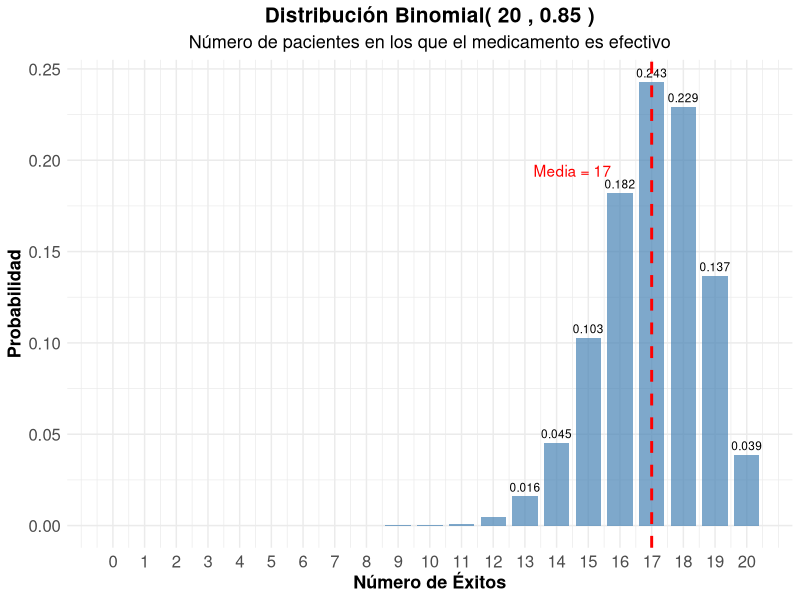
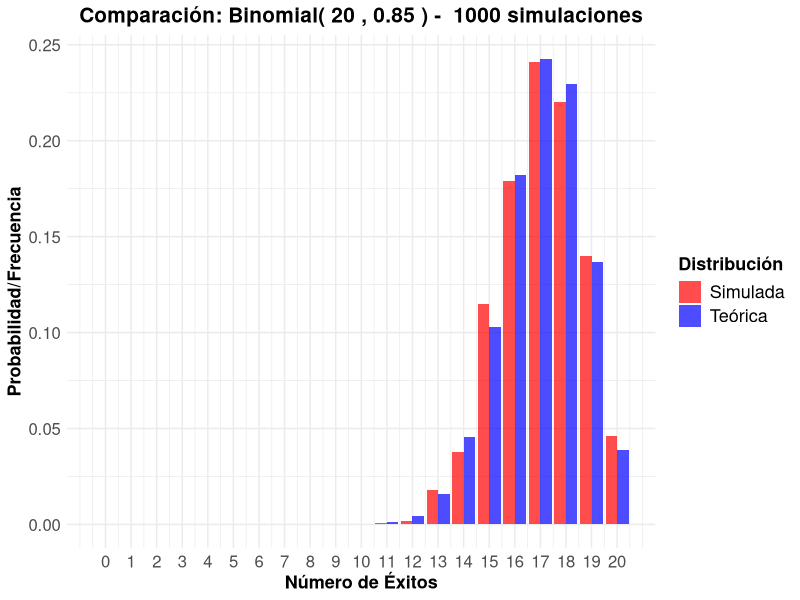
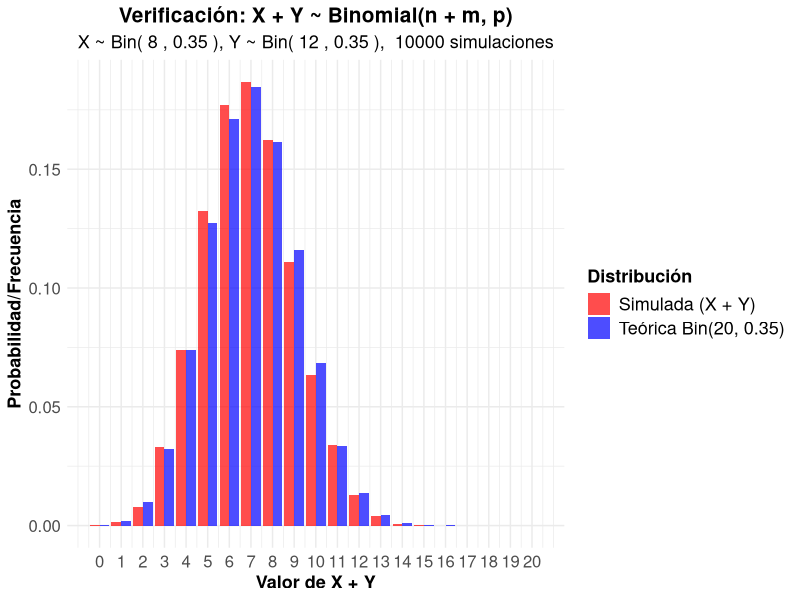
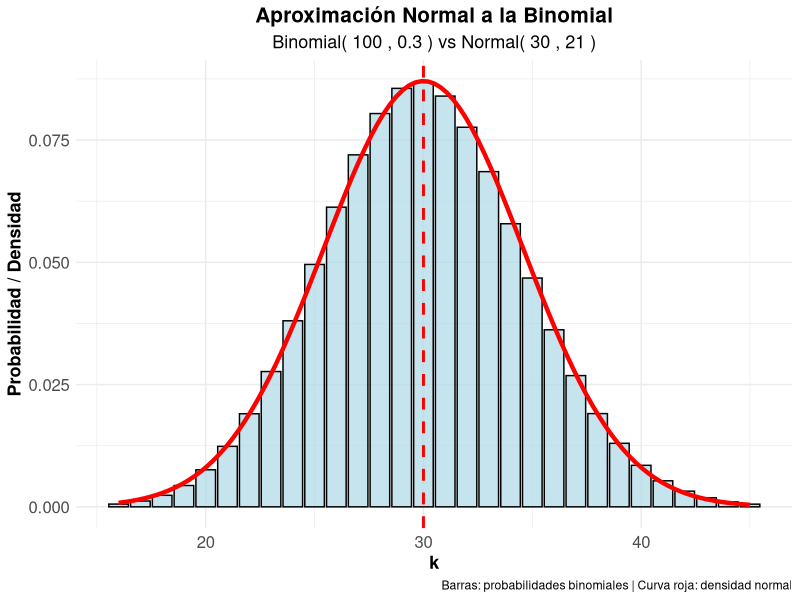
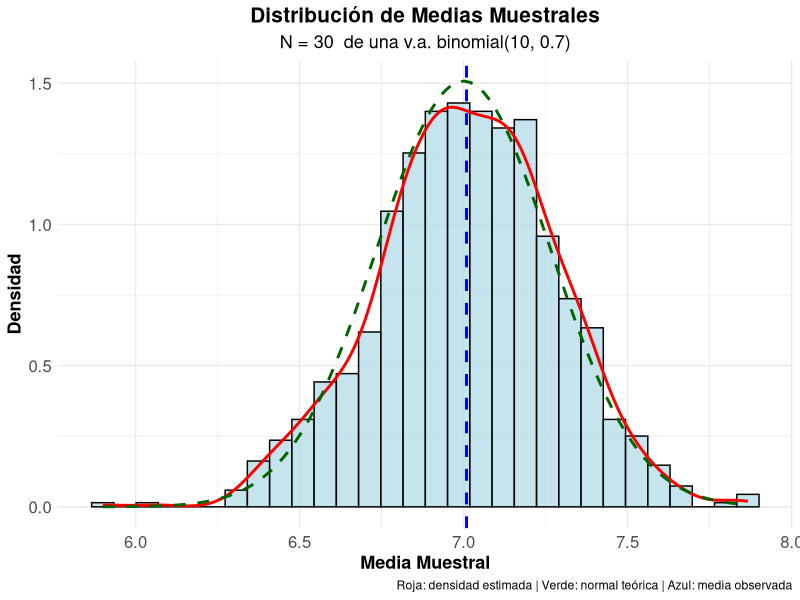
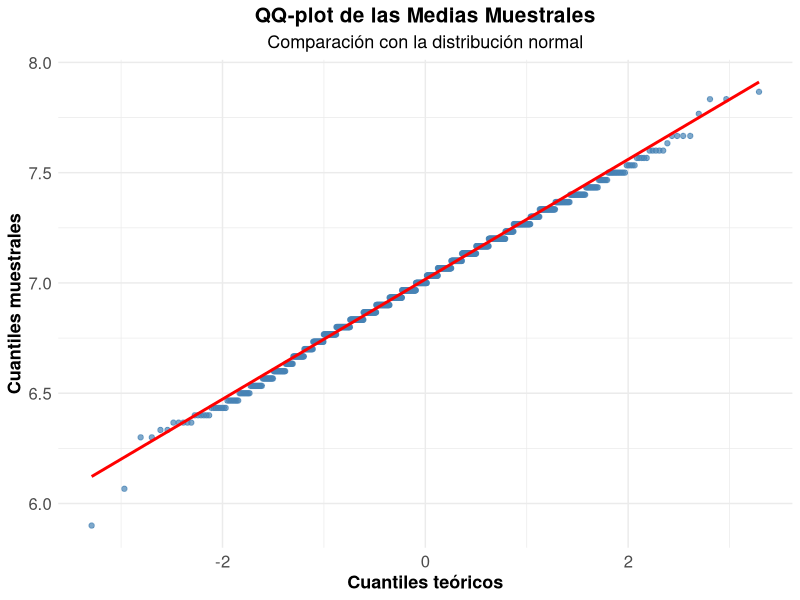

Generate these figures, in order, with R:
## ---- chunk 1
#| label: setup
#| include: false
library(tidyverse)
library(kableExtra)
library(gridExtra)

# Tema de las gráficas (el mismo de las notas de clase)
tema_clase <- theme_minimal() +
  theme(
    legend.title = element_text(size=13, face="bold"),
    legend.text = element_text(size=13),
    plot.title = element_text(size=15, face="bold", hjust = 0.5),
    plot.subtitle = element_text(size=13, hjust = 0.5),
    axis.text.x=element_text(size=12),
    axis.text.y=element_text(size=12),
    axis.title.x = element_text(face="bold", size=13),
    axis.title.y = element_text(face="bold", size=13)
  )
## ---- chunk 2
#| label: ejercicio-medicamento-pmf
#| code-fold: true
#| fig-align: center

# Parámetros
n_med <- 20
p_med <- 0.85

# Probabilidades
k_med <- 0:n_med
prob_med <- dbinom(k_med, n_med, p_med)

med_data <- data.frame(
  k = k_med,
  Probabilidad = prob_med
)

# Parámetros estadísticos (se usan también en la gráfica)
media_med <- n_med * p_med

ggplot(med_data, aes(x = k, y = Probabilidad)) +
  geom_col(fill = "steelblue", alpha = 0.7, width = 0.8) +
  geom_text(data = med_data[med_data$Probabilidad > 0.005, ],
            aes(label = round(Probabilidad, 3)), vjust = -0.5, size = 3) +
  geom_vline(xintercept = media_med, color = "red", linetype = "dashed", linewidth = 1) +
  annotate("text", x = media_med - 2.5, y = max(prob_med) * 0.8,
           label = paste("Media =", media_med), color = "red") +
  scale_x_continuous(breaks = k_med) +
  labs(title = paste("Distribución Binomial(", n_med, ",", p_med, ")"),
       subtitle = "Número de pacientes en los que el medicamento es efectivo",
       x = "Número de Éxitos",
       y = "Probabilidad") +
  tema_clase
## ---- chunk 3
#| label: ejercicio-medicamento-parametros
#| code-fold: true

media_teo_med <- n_med * p_med
var_teo_med <- n_med * p_med * (1 - p_med)
desv_teo_med <- sqrt(var_teo_med)

cat("Parámetros estadísticos teóricos:\n")
cat("Esperanza:", media_teo_med, "\n")
cat("Varianza:", var_teo_med, "\n")
cat("Desviación estándar:", round(desv_teo_med, 4), "\n")
## ---- chunk 4
#| label: ejercicio-medicamento-simulacion
#| code-fold: true

n_sim_med <- 1000

# Generar datos
set.seed(2026)
datos_med <- rbinom(n_sim_med, n_med, p_med)

# Estadísticas observadas
media_obs_med <- mean(datos_med)
var_obs_med <- var(datos_med)
desv_obs_med <- sd(datos_med)

# Tabla comparativa de parámetros
comparacion_med <- data.frame(
  Estadística = c("Esperanza", "Varianza", "Desv. Estándar"),
  Teórico = c(media_teo_med, var_teo_med, desv_teo_med),
  Observado = c(media_obs_med, var_obs_med, desv_obs_med)
)
comparacion_med$`Error %` <- abs(comparacion_med$Observado - comparacion_med$Teórico) /
  comparacion_med$Teórico * 100

kable(comparacion_med,
      caption = "Comparación de parámetros: valores teóricos vs simulación (1000 experimentos)",
      digits = 4) %>%
  kable_styling(bootstrap_options = "striped")

# Comparar distribuciones (se fuerzan todos los valores de 0 a n)
freq_obs_med <- table(factor(datos_med, levels = 0:n_med)) / n_sim_med

dist_med <- data.frame(
  k = 0:n_med,
  Freq_Observada = as.numeric(freq_obs_med),
  Prob_Teorica = dbinom(0:n_med, n_med, p_med)
)

# Mostrar solo valores con probabilidad relevante
kable(dist_med[dist_med$Prob_Teorica > 0.001, ],
      caption = "Frecuencias observadas vs probabilidades teóricas",
      digits = 4,
      col.names = c("k", "Freq. Observada", "Prob. Teórica"),
      row.names = FALSE) %>%
  kable_styling(bootstrap_options = "striped")
## ---- chunk 5
#| label: ejercicio-medicamento-grafico
#| code-fold: true
#| fig-align: center

dist_med_largo <- dist_med %>%
  pivot_longer(cols = c(Freq_Observada, Prob_Teorica),
               names_to = "Tipo",
               values_to = "Probabilidad") %>%
  mutate(Tipo = case_when(
    Tipo == "Freq_Observada" ~ "Simulada",
    Tipo == "Prob_Teorica" ~ "Teórica"
  ))

ggplot(dist_med_largo, aes(x = k, y = Probabilidad, fill = Tipo)) +
  geom_col(position = "dodge", alpha = 0.7) +
  scale_fill_manual(values = c("Teórica" = "blue", "Simulada" = "red")) +
  scale_x_continuous(breaks = 0:n_med) +
  labs(title = paste("Comparación: Binomial(", n_med, ",", p_med, ") - ", n_sim_med, "simulaciones"),
       x = "Número de Éxitos",
       y = "Probabilidad/Frecuencia",
       fill = "Distribución") +
  tema_clase
## ---- chunk 6
#| label: ejercicio-teorema-simulacion
#| code-fold: true

# Parámetros
n_x <- 8
m_y <- 12
p_suma <- 0.35
n_sim_suma <- 10000

# Simulación de X y Y independientes
set.seed(123)
X <- rbinom(n_sim_suma, n_x, p_suma)
Y <- rbinom(n_sim_suma, m_y, p_suma)
Z <- X + Y

# Valores teóricos de Binomial(n + m, p)
media_teo_suma <- (n_x + m_y) * p_suma
var_teo_suma <- (n_x + m_y) * p_suma * (1 - p_suma)

cat("Distribución teórica de X + Y: Binomial(", n_x + m_y, ",", p_suma, ")\n")
cat("Media teórica:", media_teo_suma, "| Media observada:", round(mean(Z), 4), "\n")
cat("Varianza teórica:", var_teo_suma, "| Varianza observada:", round(var(Z), 4), "\n")
## ---- chunk 7
#| label: ejercicio-teorema-tabla
#| code-fold: true

k_suma <- 0:(n_x + m_y)

freq_obs_suma <- table(factor(Z, levels = k_suma)) / n_sim_suma

comparacion_suma <- data.frame(
  k = k_suma,
  Freq_Observada = as.numeric(freq_obs_suma),
  Prob_Teorica = dbinom(k_suma, n_x + m_y, p_suma)
)

kable(comparacion_suma[comparacion_suma$Prob_Teorica > 0.001, ],
      caption = "Frecuencias de X + Y vs probabilidades de la Binomial(20, 0.35)",
      digits = 4,
      col.names = c("k", "Freq. Observada", "Prob. Teórica"),
      row.names = FALSE) %>%
  kable_styling(bootstrap_options = "striped")

cat("Máxima diferencia absoluta entre frecuencia y probabilidad:",
    round(max(abs(comparacion_suma$Freq_Observada - comparacion_suma$Prob_Teorica)), 4), "\n")

# Prueba de bondad de ajuste chi-cuadrado (con p-valor simulado)
prueba_suma <- chisq.test(x = as.numeric(table(factor(Z, levels = k_suma))),
                          p = comparacion_suma$Prob_Teorica,
                          rescale.p = TRUE,
                          simulate.p.value = TRUE, B = 5000)
cat("Prueba chi-cuadrado de bondad de ajuste, p-valor:", round(prueba_suma$p.value, 4), "\n")
## ---- chunk 8
#| label: ejercicio-teorema-grafico
#| code-fold: true
#| fig-align: center

comp_suma_larga <- comparacion_suma %>%
  pivot_longer(cols = c(Freq_Observada, Prob_Teorica),
               names_to = "Tipo",
               values_to = "Probabilidad") %>%
  mutate(Tipo = case_when(
    Tipo == "Freq_Observada" ~ "Simulada (X + Y)",
    Tipo == "Prob_Teorica" ~ "Teórica Bin(20, 0.35)"
  ))

ggplot(comp_suma_larga, aes(x = k, y = Probabilidad, fill = Tipo)) +
  geom_col(position = "dodge", alpha = 0.7) +
  scale_fill_manual(values = c("Teórica Bin(20, 0.35)" = "blue", "Simulada (X + Y)" = "red")) +
  scale_x_continuous(breaks = k_suma) +
  labs(title = "Verificación: X + Y ~ Binomial(n + m, p)",
       subtitle = paste("X ~ Bin(", n_x, ",", p_suma, "), Y ~ Bin(", m_y, ",", p_suma, "), ",
                        n_sim_suma, "simulaciones"),
       x = "Valor de X + Y",
       y = "Probabilidad/Frecuencia",
       fill = "Distribución") +
  tema_clase
## ---- chunk 9
#| label: ejercicio-aprox-condiciones
#| code-fold: true

n_ap <- 100
p_ap <- 0.3

condicion1_ap <- n_ap * p_ap >= 5
condicion2_ap <- n_ap * (1 - p_ap) >= 5

cat("Condiciones para aproximación normal:\n")
cat("np =", n_ap * p_ap, "≥ 5:", condicion1_ap, "\n")
cat("n(1-p) =", n_ap * (1 - p_ap), "≥ 5:", condicion2_ap, "\n")

media_ap <- n_ap * p_ap
var_ap <- n_ap * p_ap * (1 - p_ap)
sd_ap <- sqrt(var_ap)

cat("\nAproximación: Binomial(100, 0.3) ≈ Normal(", media_ap, ",", var_ap, ")\n")
## ---- chunk 10
#| label: ejercicio-aprox-comparacion
#| code-fold: true

# Probabilidades puntuales: exactas vs aproximadas (con corrección de continuidad)
k_ap <- 0:n_ap
prob_exacta_ap <- dbinom(k_ap, n_ap, p_ap)
prob_aprox_ap <- pnorm(k_ap + 0.5, media_ap, sd_ap) - pnorm(k_ap - 0.5, media_ap, sd_ap)

# Tabla de probabilidades de interés
tabla_ap <- data.frame(
  Probabilidad = c("P(X = 30)", "P(X ≤ 25)", "P(X ≥ 35)", "P(25 ≤ X ≤ 35)"),
  Exacta = c(dbinom(30, n_ap, p_ap),
             pbinom(25, n_ap, p_ap),
             1 - pbinom(34, n_ap, p_ap),
             pbinom(35, n_ap, p_ap) - pbinom(24, n_ap, p_ap)),
  `Aprox. normal` = c(pnorm(30.5, media_ap, sd_ap) - pnorm(29.5, media_ap, sd_ap),
                      pnorm(25.5, media_ap, sd_ap),
                      1 - pnorm(34.5, media_ap, sd_ap),
                      pnorm(35.5, media_ap, sd_ap) - pnorm(24.5, media_ap, sd_ap)),
  check.names = FALSE
)
tabla_ap$`Error absoluto` <- abs(tabla_ap$Exacta - tabla_ap$`Aprox. normal`)

kable(tabla_ap,
      caption = "Probabilidades exactas vs aproximación normal con corrección de continuidad",
      digits = 4) %>%
  kable_styling(bootstrap_options = "striped")

cat("Máximo error absoluto en las probabilidades puntuales:",
    round(max(abs(prob_exacta_ap - prob_aprox_ap)), 5), "\n")
## ---- chunk 11
#| label: ejercicio-aprox-grafico
#| code-fold: true
#| fig-align: center

aprox_data_ap <- data.frame(k = k_ap, Binomial = prob_exacta_ap)
aprox_data_ap <- aprox_data_ap[aprox_data_ap$Binomial > 0.0005, ]

ggplot(aprox_data_ap, aes(x = k, y = Binomial)) +
  geom_col(fill = "lightblue", color = "black", alpha = 0.7, width = 0.9) +
  stat_function(fun = dnorm, args = list(mean = media_ap, sd = sd_ap),
                color = "red", linewidth = 1.5) +
  geom_vline(xintercept = media_ap, color = "red", linetype = "dashed", linewidth = 1) +
  labs(title = "Aproximación Normal a la Binomial",
       subtitle = paste("Binomial(", n_ap, ",", p_ap, ") vs Normal(", media_ap, ",", var_ap, ")"),
       x = "k",
       y = "Probabilidad / Densidad",
       caption = "Barras: probabilidades binomiales | Curva roja: densidad normal") +
  tema_clase
## ---- chunk 12
#| label: ejercicio-tcl-binomial
#| code-fold: true
#| fig-width: 8
#| fig-height: 6
#| fig-align: "center"

# Parámetros
k_tcl <- 1000
n_muestra_tcl <- 30
n_bin_tcl <- 10
p_bin_tcl <- 0.7

mu_tcl <- n_bin_tcl * p_bin_tcl
var_tcl <- n_bin_tcl * p_bin_tcl * (1 - p_bin_tcl)
var_media_tcl <- var_tcl / n_muestra_tcl

# Simular medias muestrales
set.seed(321)
medias_tcl <- replicate(k_tcl, {
  muestra <- rbinom(n_muestra_tcl, n_bin_tcl, p_bin_tcl)
  mean(muestra)
})

# Histograma
hist_tcl <- data.frame(Medias = medias_tcl)

ggplot(hist_tcl) +
  geom_histogram(aes(x = Medias, after_stat(density)), bins = 30,
                 fill = "lightblue", alpha = 0.7, color = "black") +
  geom_density(aes(x = Medias), color = "red", linewidth = 1) +
  geom_function(fun = dnorm, args = list(mean = mu_tcl, sd = sqrt(var_media_tcl)),
                color = "darkgreen", linetype = "dashed", linewidth = 1) +
  geom_vline(xintercept = mean(medias_tcl),
             color = "blue", linetype = "dashed", linewidth = 1) +
  labs(title = "Distribución de Medias Muestrales",
       subtitle = paste("N =", n_muestra_tcl, " de una v.a. binomial(10, 0.7)"),
       x = "Media Muestral",
       y = "Densidad",
       caption = "Roja: densidad estimada | Verde: normal teórica | Azul: media observada") +
  tema_clase

# Estadísticas
cat("Media teórica:", mu_tcl, "\n")
cat("Media observada:", round(mean(medias_tcl), 4), "\n")
cat("Varianza teórica de la media:", round(var_media_tcl, 4), "\n")
cat("Varianza observada de la media:", round(var(medias_tcl), 4), "\n")
## ---- chunk 13
#| label: ejercicio-tcl-binomial-qq
#| code-fold: true
#| fig-align: center

ggplot(hist_tcl, aes(sample = Medias)) +
  stat_qq(color = "steelblue", alpha = 0.7) +
  stat_qq_line(color = "red", linewidth = 1) +
  labs(title = "QQ-plot de las Medias Muestrales",
       subtitle = "Comparación con la distribución normal",
       x = "Cuantiles teóricos",
       y = "Cuantiles muestrales") +
  tema_clase

# Prueba de normalidad
cat("Prueba de Shapiro-Wilk, p-valor:", round(shapiro.test(medias_tcl)$p.value, 4), "\n")
